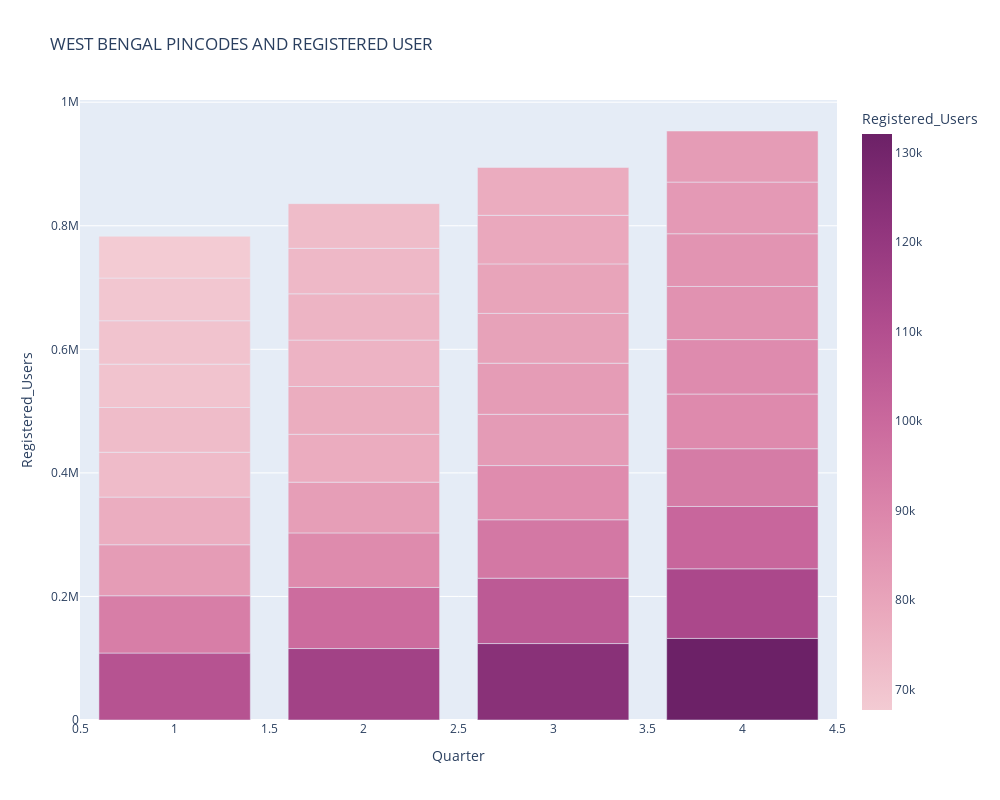

The cell this chart's notebook holds for it:
### Code cell
Top_user_plot_2(Top_user_Y, "West Bengal")

### Figure 1 — Plotly figure (JSON) as saved in the notebook; plotly's stock layout.template omitted (floating-point values rounded to 4 significant figures)
{"data": [{"customdata": [[711101], [700006], [700135], [700156], [700039], [700015], [742304], [721101], [700091], [700150], [711101], [700006], [700135], [700156], [700039], [700015], [742304], [721101], [700091], [700150], [711101], [700006], [700135], [700156], [700039], [700015], [742304], [721101], [700091], [700150], [711101], [700006], [700135], [700156], [700039], [700015], [742304], [721101], [700091], [700150]], "hovertemplate": "Quarter=%{x}<br>Registered_Users=%{marker.color}<br>Pincodes=%{customdata[0]}<extra></extra>", "legendgroup": "", "marker": {"color": [108369, 92747, 82532, 77110, 72654, 72429, 70194, 70161, 69142, 67705, 115675, 98918, 88230, 82138, 77544, 77301, 75175, 74818, 73614, 72347, 123732, 105800, 94553, 87746, 82997, 82658, 80698, 80088, 78602, 77501, 132051, 112681, 100918, 93439, 88546, 88070, 86045, 85333, 83634, 82669], "coloraxis": "coloraxis", "pattern": {"shape": ""}}, "name": "", "orientation": "v", "showlegend": false, "textposition": "auto", "type": "bar", "x": [1, 1, 1, 1, 1, 1, 1, 1, 1, 1, 2, 2, 2, 2, 2, 2, 2, 2, 2, 2, 3, 3, 3, 3, 3, 3, 3, 3, 3, 3, 4, 4, 4, 4, 4, 4, 4, 4, 4, 4], "xaxis": "x", "y": [108369, 92747, 82532, 77110, 72654, 72429, 70194, 70161, 69142, 67705, 115675, 98918, 88230, 82138, 77544, 77301, 75175, 74818, 73614, 72347, 123732, 105800, 94553, 87746, 82997, 82658, 80698, 80088, 78602, 77501, 132051, 112681, 100918, 93439, 88546, 88070, 86045, 85333, 83634, 82669], "yaxis": "y"}], "layout": {"barmode": "relative", "coloraxis": {"colorbar": {"title": {"text": "Registered_Users"}}, "colorscale": [[0, "rgb(243, 203, 211)"], [0.1667, "rgb(234, 169, 189)"], [0.3333, "rgb(221, 136, 172)"], [0.5, "rgb(202, 105, 157)"], [0.6667, "rgb(177, 77, 142)"], [0.8333, "rgb(145, 53, 125)"], [1, "rgb(108, 33, 103)"]]}, "height": 800, "legend": {"tracegroupgap": 0}, "title": {"text": "WEST BENGAL PINCODES AND REGISTERED USER"}, "width": 1000, "xaxis": {"anchor": "y", "domain": [0, 1], "title": {"text": "Quarter"}}, "yaxis": {"anchor": "x", "domain": [0, 1], "title": {"text": "Registered_Users"}}}}
